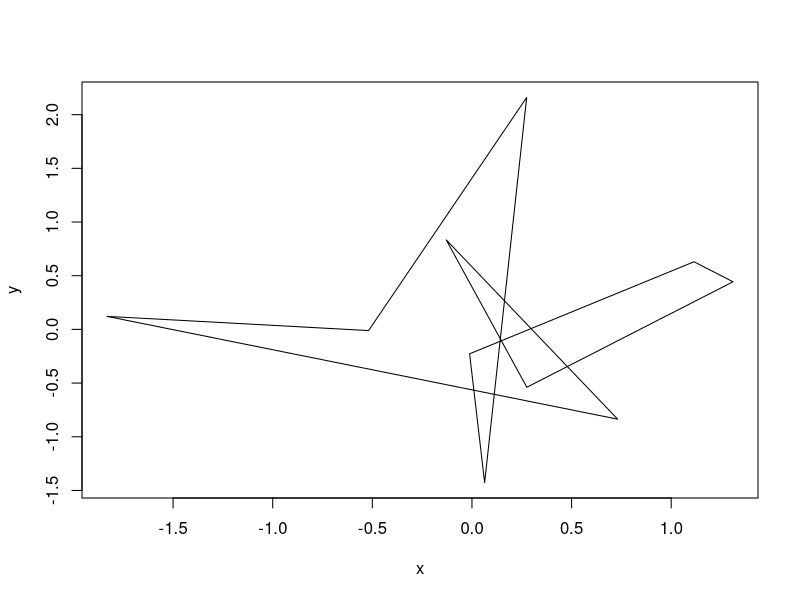
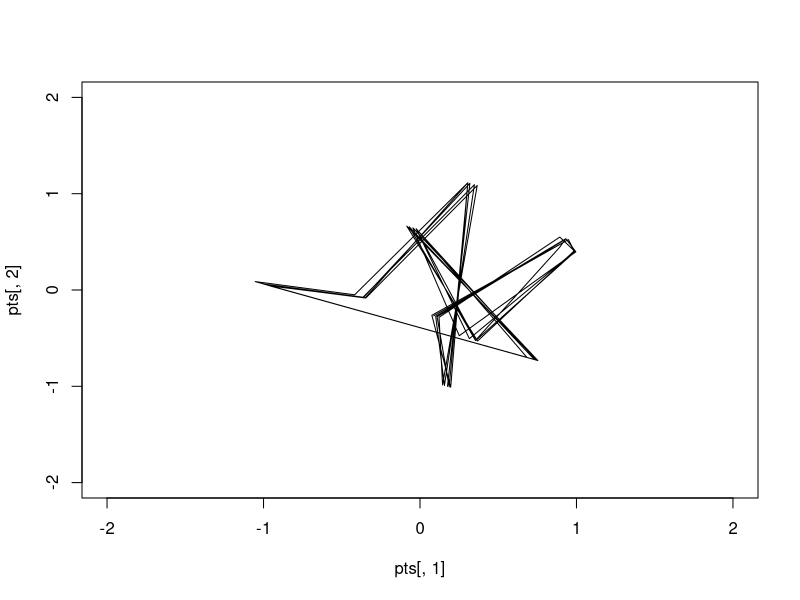
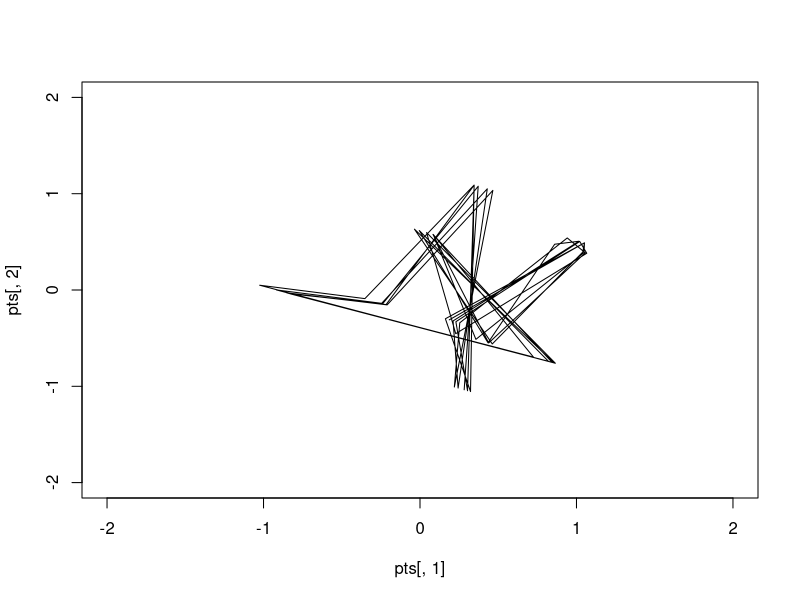
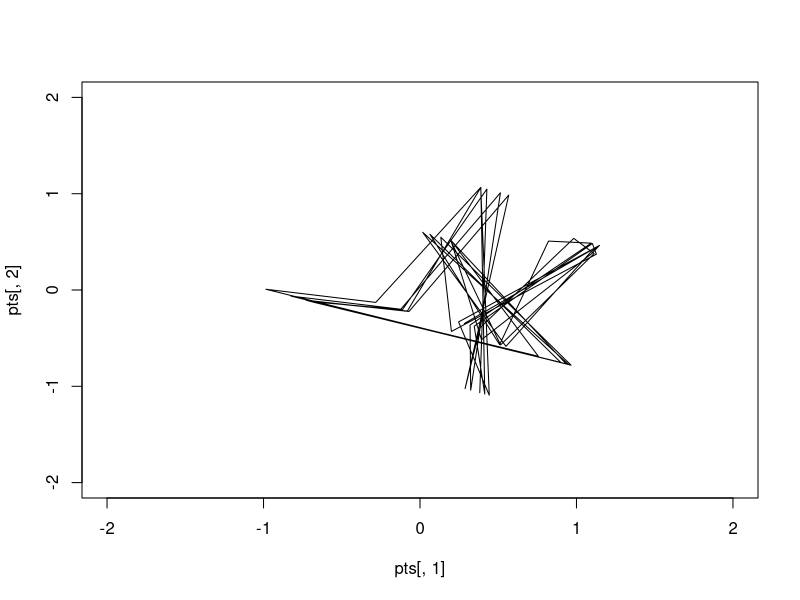
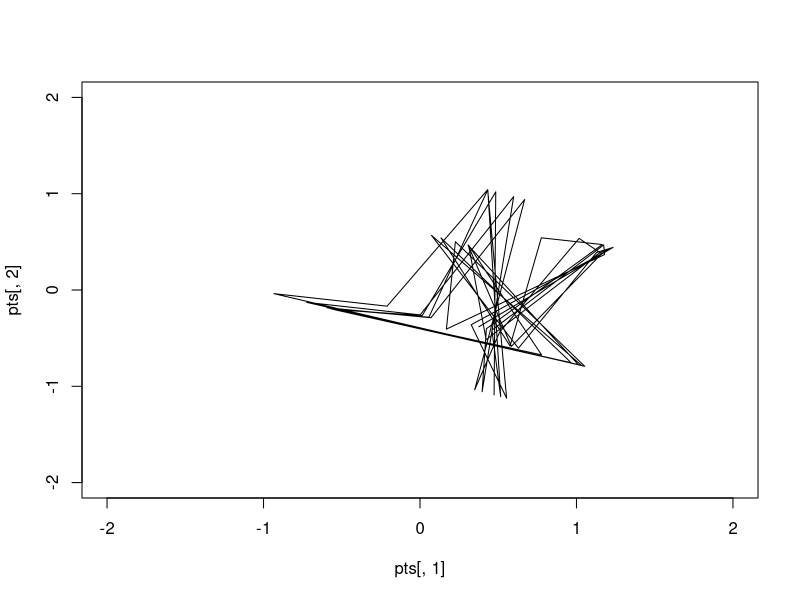
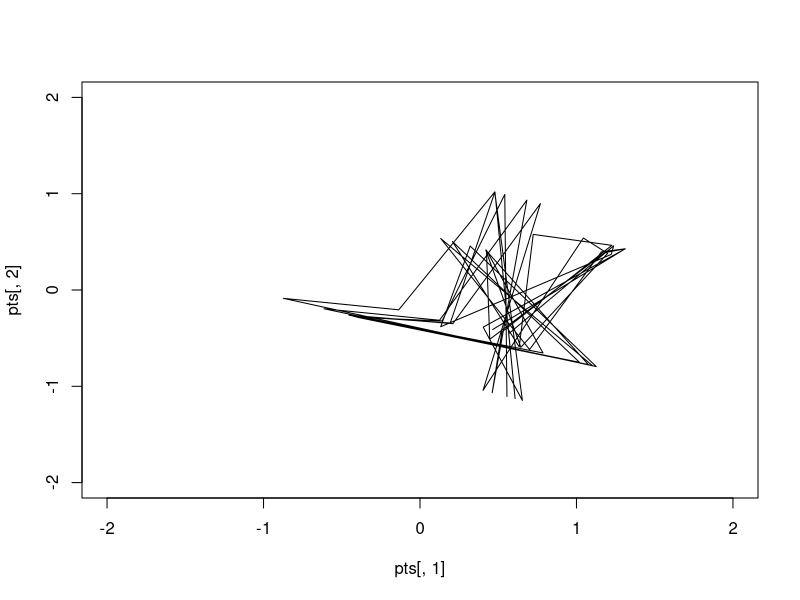
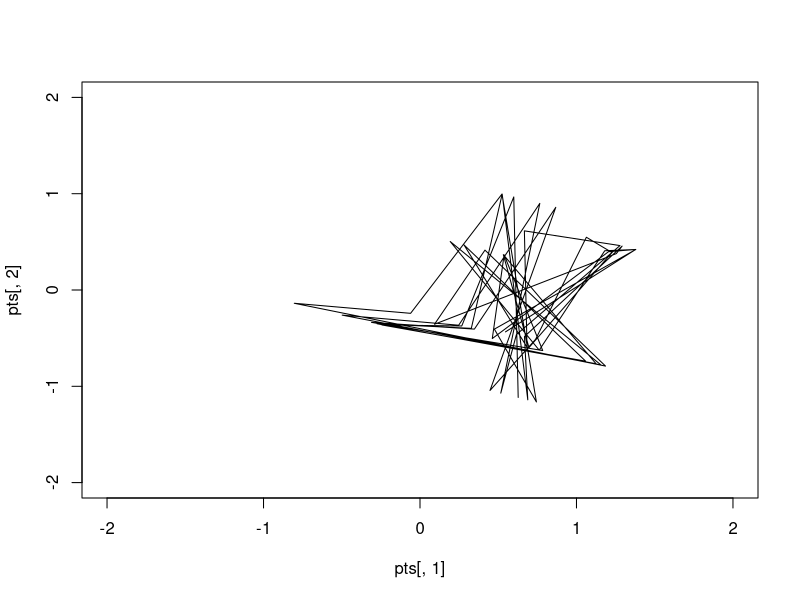
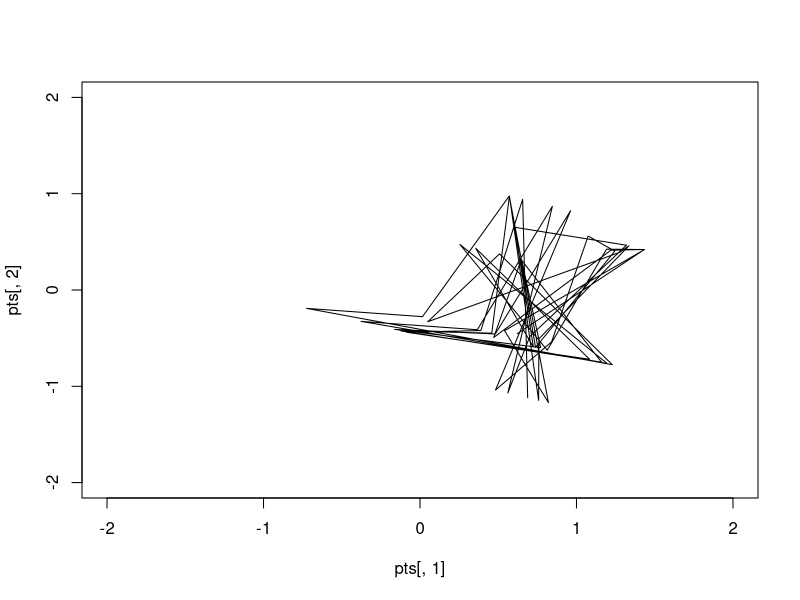

These figures' R source, in order:
##########################################################
# Rotation + Translation of 3D model for 2D projection
##############

# Setup the session
library(magrittr)
rm(list = ls())

# Initialize a random '3D model' defined by a set of points
x <- rnorm(10) %>% rep(5)
y <- rnorm(10) %>% rep(5)
z <- rnorm(50)

# View 2D plot in the x and y dimensions
plot(x,y, type = 'l')

# Set the camera position (Note that a position not at the origin will result in some translation)
Position <- c(0,0,-1.5)
tx <- atan(x-Position[1]) 
ty <- atan(y-Position[2])
tz <- atan(z-Position[3])
pts <- data.frame(tx,ty,tz)

# Create functions which rotate the model in the x, y and z planes. 
rx <- function(pts, t){
  as.matrix(pts)%*%matrix(c(1,0,0,0,cos(t),sin(t),0,-sin(t),cos(t)), nrow = 3, byrow = TRUE)
}
ry <- function(pts, t){
  as.matrix(pts)%*%matrix(c(cos(t),0,-sin(t),0,1,0,sin(t),0,cos(t)), nrow = 3, byrow = TRUE)
}
rz <- function(pts, t){
  as.matrix(pts)%*%matrix(c(cos(t),sin(t),0,-sin(t),cos(t),0,0,0,1), nrow = 3, byrow = TRUE)
}

# Animate the model
speed <- pi/64
for(i in 1:64){
  pts <- rx(pts, t = speed) %>% ry(t = 2*speed) %>% rz(t = 0.5*speed)
  plot(pts[,1], pts[,2], xlim = c(-2,2),ylim = c(-2,2), 
       type = 'l')
  Sys.sleep(0.1)
  i <- i+1
}
